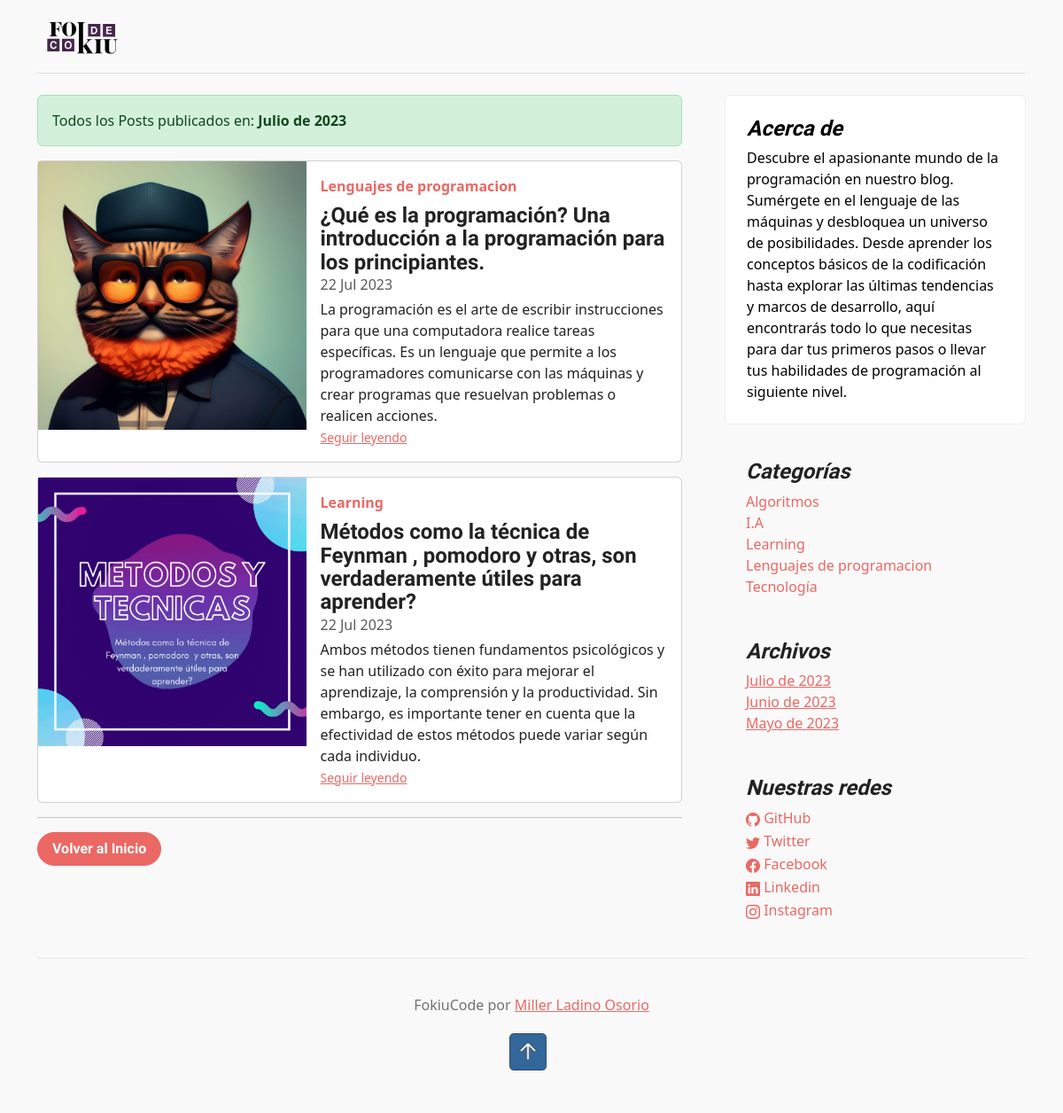
The page /dates/7/2023 on the database its author committed.
### core/models.py (models this page shows, shortened)
class Post(models.Model):
    title = models.CharField(max_length=200, verbose_name='Titulo')
    excerpt = models.TextField(verbose_name='extracto')
    content = RichTextField(verbose_name='Contenido')
    image = models.ImageField(upload_to='post', verbose_name='Imagen', null=True, blank=True)
    published = models.BooleanField(default=False, verbose_name='Publicado')
    category = models.ForeignKey(Category, on_delete=models.CASCADE, related_name='get_posts',verbose_name='Categoria')
    author = models.ForeignKey(User, on_delete=models.CASCADE, related_name='get_posts', verbose_name='Autor')
    tags = models.ManyToManyField(Tag, verbose_name='Etiquetas')
    created = models.DateTimeField(auto_now_add=True, verbose_name='Fecha de creacion')
    updated = models.DateTimeField(auto_now=True, verbose_name='Fecha de modificacion')
    class Meta:
        verbose_name='Publicacion'
        verbose_name_plural = 'Publicaciones'
        ordering =['-created']

class Category(models.Model):
    name = models.CharField(max_length=200, unique=True, verbose_name='Nombre')
    active = models.BooleanField(default=True, verbose_name='Activo')
    created = models.DateTimeField(auto_now_add=True, verbose_name='Fecha de creacion')
    updated = models.DateTimeField(auto_now=True, verbose_name='Fecha de modificacion')
    class Meta:
        verbose_name='Categoria'
        verbose_name_plural = 'Categorias'
        ordering =['name']
    def __str__(self):
        return self.name

class About(models.Model):
    description = models.CharField(max_length=400, verbose_name='Descripcion')
    created = models.DateTimeField(auto_now_add=True, verbose_name='Fecha de creacion')
    updated = models.DateTimeField(auto_now=True, verbose_name='Fecha de modificacion')
    class Meta:
        verbose_name = 'Acerca de'
        verbose_name_plural = 'Acerca de Nosotros'
        ordering = ['-created']
    def __str__(self):
        return self.description

class Link(models.Model):
    key = models.CharField(max_length=100, verbose_name='Key Link')
    name = models.CharField(max_length=150, verbose_name="Red Social")
    url = models.URLField(max_length=350, blank=True, null=True, verbose_name='Enlace')
    icon = models.CharField(max_length=100, verbose_name='Icono', blank=True, null=True)
    created = models.DateTimeField(auto_now_add=True, verbose_name='Fecha de creacion')
    updated = models.DateTimeField(auto_now=True, verbose_name='Fecha de modificacion')
    class Meta:
        verbose_name = 'Red Social'
        verbose_name_plural = 'Redes Sociales'
        ordering = ['name']

### core/views.py (the view)
# urls.py: path('dates/<int:month_id>/<int:year_id>', dates, name='dates'),
def dates(request, month_id, year_id):
    meses ={
        1: 'Enero',
        2: 'Febrero',
        3: 'Marzo',
        4: 'Abril',
        5: 'Mayo',
        6: 'Junio',
        7: 'Julio',
        8: 'Agosto',
        9: 'Septiembre',
        10: 'Octubre',
        11: 'Noviembre',
        12: 'Diciembre',
    }
    if month_id > 12 or month_id < 1:
        return render(request,'core/404.html')
    posts = Post.objects.filter(published=True, created__month=month_id, created__year=year_id)
    return render(request,'core/dates.html', {'posts':posts, 'month':meses[month_id], 'year':year_id})

### core/processors.py (called while the page is built)
def ctx_dic_about(request):
    ctx_about ={}
    ctx_about['ABOUT'] = About.objects.latest('created')
    return ctx_about

def ctx_dic_category(request):
    ctx_category = {}
    ctx_category['categories'] = Category.objects.filter(active=True)
    return ctx_category

def ctx_dic_history(request):
    ctx_history = {}
    ctx_history['dates'] = Post.objects.dates('created','month', order='DESC').distinct()
    return ctx_history

def ctx_dic_link(request):
    ctx_link ={}
    links = Link.objects.all()
    for link in links:
        ctx_link[link.key] = {'url': link.url, 'icon': link.icon}
    return ctx_link

### core/templates/core/dates.html
{% extends 'core/base.html' %}
{% load static %}
{% block content %}
<div class="alert alert-success" role="alert">
  Todos los Posts publicados en: <strong>{{ month }} de {{ year }}</strong>
</div>
{% for post in posts %}
    <div class="card mb-3">
      <div class="row g-0">
        <div class="col-md-5">
          <img style="width: 300; height: 200;" src="{{ post.image.url }}" class="img-fluid" alt={{ post.title }}>
        </div>
        <div class="col-md-7">
          <div class="card-body">
            <strong class="d-inline-block mb-2 text-primary">{{ post.category }}</strong>
            <h4 class="mb-0">{{ post.title }}</h4>
            <div class="mb-1 text-muted">{{ post.created|date:'d M Y'}}</div>
            <p class="card-text mb-auto">{{ post.excerpt }}</p>
            <p class="card-text"><small class="text-muted"><a href={% url 'post' post.id %} class="stretched-link">Seguir
                  leyendo</a></small></p>
          </div>
        </div>
      </div>
    </div>
    {% empty %}
    <div class="alert alert-warning" role="alert">
        No existen Posts, publicados en esta fecha:  <strong>{{ category }}</strong>
      </div>
{% endfor %}
<hr>
{% if request.path != "/" %}
<div class="my-3">
  <a class="btn btn-primary rounded-pill" href={% url 'home' %}>Volver al Inicio</a>
</div>
{% endif %}
</div>
{% endblock %}

### core/templates/core/base.html (shortened to what this page needs)
<!doctype html>
<html lang="en">
<head>
    {% load static %}
    <link href={% static 'core/css/bootstrap.min.css' %} rel="stylesheet">
    <link rel="stylesheet" href="https://cdn.jsdelivr.net/npm/bootstrap-icons@1.10.5/font/bootstrap-icons.css">
    <link href={% static 'core/css/blog.css' %} rel="stylesheet">
</head>
<body style="background-color: #F9F9F9;">
  <div class="container">
    <header class="d-flex flex-wrap justify-content-center py-3 mb-4 border-bottom">
      <a href={% url 'home' %} class="d-flex align-items-center mb-3 mb-md-0 me-md-auto text-dark text-decoration-none">
        <img id="top" class="bi me-2" width="100" height="50" src={% static 'core/img/FOKIUcode-Morado.svg' %}>
      </a>
    </header>
    <main class="mt-2">
      <section class="row g-5">
        <div class="col-md-8">
          {% block content %}{% endblock %}
        <aside class="col-md-4">
          <div class="position-sticky" style="top: 2rem;">
            <div class="p-4 mb-3 bg-light rounded">
              <h4 class="fst-italic">Acerca de</h4>
              <p class="mb-0">{{ ABOUT }}</p>
            </div>
            <div class="p-4">
              <h4 class="fst-italic">Categorías</h4>
              <ol class="list-unstyled mb-0">
                {% for item in categories %}
                  <li><a style="text-decoration: none;" href={% url 'category' item.id %}>{{item.name}}</a></li>
                {% endfor %}
              </ol>
            </div>
            <div class="p-4">
              <h4 class="fst-italic">Archivos</h4>
              <ol class="list-unstyled mb-0">
                {% for item in dates %}
                <li>
                  {% if item.month == 5 %}<a href={% url 'dates' item.month item.year %}>Mayo de  {{ item.year }}</a>{% endif %}
                  {% if item.month == 6 %}<a href={% url 'dates' item.month item.year %}>Junio de  {{ item.year }}</a>{% endif %}
                  {% if item.month == 7 %}<a href={% url 'dates' item.month item.year %}>Julio de  {{ item.year }}</a>{% endif %}
                </li>
                {% endfor %}
              </ol>
            </div>
            <div class="p-4">
              <h4 class="fst-italic">Nuestras redes</h4>
              <ol class="list-unstyled">
                {% if KEY_GITHUB.url %}
                  <li><a style="text-decoration: none;" href={{ KEY_GITHUB.url }} target="_blank"><i class="{{ KEY_GITHUB.icon }}"></i> GitHub</a></li>
                {% endif %}
                {% if KEY_TWITTER.url %}
                  <li><a style="text-decoration: none;" href={{ KEY_TWITTER.url }} target="_blank"><i class="{{ KEY_TWITTER.icon }}"></i> Twitter</a></li>
                {% endif %}
                {% if KEY_FACEBOOK.url %}
                  <li><a style="text-decoration: none;" href={{ KEY_FACEBOOK.url }} target="_blank"><i class="{{ KEY_FACEBOOK.icon }}"></i> Facebook</a></li>
                {% endif %}
                {% if KEY_LINKEDIN.url %}
                <li><a style="text-decoration: none;" href={{ KEY_LINKEDIN.url }} target="_blank"><i class="{{ KEY_LINKEDIN.icon }}"></i> Linkedin</a></li>
                {% endif %}
              {% if KEY_INSTAGRAM.url %}
              <li><a style="text-decoration: none;" href={{ KEY_INSTAGRAM.url }} target="_blank"><i class="{{ KEY_INSTAGRAM.icon }}"></i> Instagram</a></li>
              {% endif %}
              </ol>
            </div>
          </div>
        </aside>
      </section>
    </main>
    <footer class="blog-footer">
      <p>
        FokiuCode por <a href="https://github.com/millertsu1" target="_blank">Miller Ladino Osorio</a></p>
      <p>
        <a href="#top"><img id="top" class="bi me-2" width="50" height="50" src={% static 'core/img/arrow-up.png' %}/></a>
      </p>
    </footer>
  </div>
</body>
</html>

### core/static/core/css/blog.css (style rules this page uses)
.blog-footer { padding: 2.5rem 0; color: #727272; text-align: center; background-color: #f9f9f9; border-top: 0.05rem solid #e5e5e5; }
.blog-footer p:last-child { margin-bottom: 0; }
.bi { vertical-align: -0.125em; fill: currentColor; }

### rows shown on the page
Post: image (picture), category "Lenguajes de programacion", title "¿Qué es la programación? Una introducción a la programación para los principiantes.", created "22 Jul 2023", excerpt "La programación es el arte de escribir instrucciones para que una computadora realice tareas específicas. Es un lenguaje que permite a los programadores comunicarse con las máquinas y crear programas que resuelvan problemas o realicen acciones."
Post: image (picture), category "Learning", title "Métodos como la técnica de Feynman , pomodoro y otras, son verdaderamente útiles para aprender?", created "22 Jul 2023", excerpt "Ambos métodos tienen fundamentos psicológicos y se han utilizado con éxito para mejorar el aprendizaje, la comprensión y la productividad. Sin embargo, es importante tener en cuenta que la efectividad de estos métodos puede variar según cada individuo."
About: description "Descubre el apasionante mundo de la programación en nuestro blog. Sumérgete en el lenguaje de las máquinas y desbloquea un universo de posibilidades. Desde aprender los conceptos básicos de la codificación hasta explorar las últimas tendencias y marcos de desarrollo, aquí encontrarás todo lo que necesitas para dar tus primeros pasos o llevar tus habilidades de programación al siguiente nivel."
Category: name "Algoritmos"
Category: name "I.A"
Category: name "Learning"
Category: name "Lenguajes de programacion"
Category: name "Tecnología"

### other values the page prints
{{ month }} "Julio"
{{ year }} "2023"
{{ item.year }} "2023"
